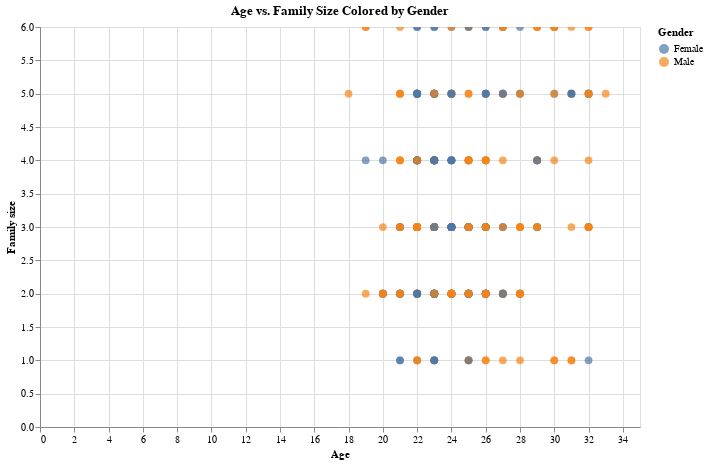

The notebook cell saved with this chart:
### Code cell
# Problem 5: Scatter Plot - Age vs Family Size
data = pd.read_csv('onlinefoods.csv')
alt.Chart(data).mark_circle(size=60).encode(
    x='Age:Q',
    y='Family size:Q',
    color='Gender:N',
    tooltip=['Age', 'Family size', 'Gender']
).properties(
    title='Age vs. Family Size Colored by Gender',
    width=600,
    height=400
).interactive()

### Figure 1 — Vega-Lite specification as saved in the notebook (floating-point values rounded to 4 significant figures; data arrays with more than 128 entries replaced by an {"elided": "..."} marker saying what was removed)
{"config": {"view": {"continuousWidth": 300, "continuousHeight": 300}}, "data": {"name": "data-dc4a006058f6ac0ed633c68043f3944f"}, "mark": {"type": "circle", "size": 60}, "encoding": {"color": {"field": "Gender", "type": "nominal"}, "tooltip": [{"field": "Age", "type": "quantitative"}, {"field": "Family size", "type": "quantitative"}, {"field": "Gender", "type": "nominal"}], "x": {"field": "Age", "type": "quantitative"}, "y": {"field": "Family size", "type": "quantitative"}}, "height": 400, "params": [{"name": "param_50", "select": {"type": "interval", "encodings": ["x", "y"]}, "bind": "scales"}], "title": "Age vs. Family Size Colored by Gender", "width": 600, "$schema": "https://vega.github.io/schema/vega-lite/v5.8.0.json", "datasets": {"data-dc4a006058f6ac0ed633c68043f3944f": {"elided": "388 records"}}}
